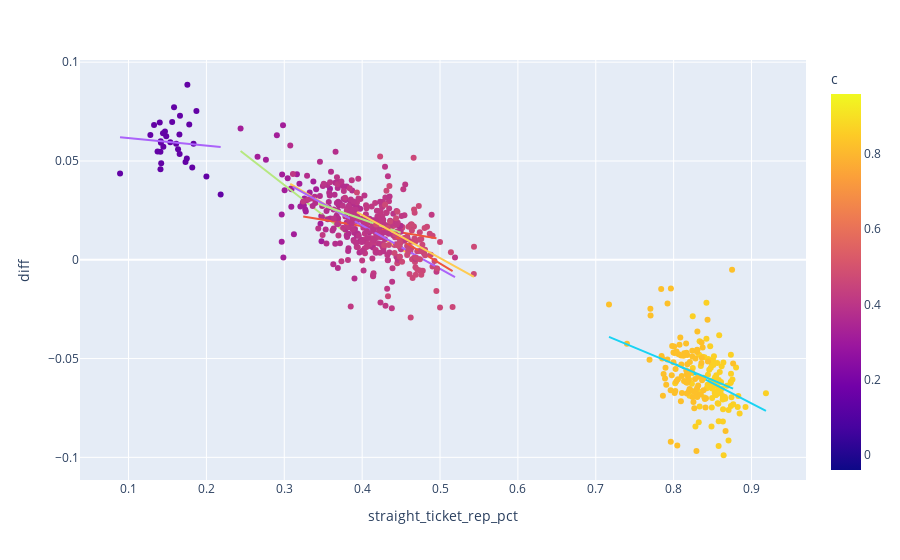

The notebook cell saved with this chart:
### Code cell
NUM_CANDIDATES = 1
traces = []
for i in range(10):
    all = []
    P_REPUBLICAN = np.random.uniform(.1,.9)
    P_PARTISAN = np.random.uniform(.9,.9)
    TRUMP_PENALTY = 0
    print(
        "P_REP", P_REPUBLICAN,
        "\nP_PART", P_PARTISAN,
        "\n "
    )
    for precinct in range(int(np.random.uniform(30, 100))):
        num_voters = int(np.random.uniform(100, 1000))
        votes = pd.DataFrame(data = {"is_republican":
            np.random.binomial(1, P_REPUBLICAN, num_voters)
                             }).round()
        votes['party_votes'] = np.random.binomial(n=NUM_CANDIDATES, size=[num_voters], p=P_PARTISAN)
        votes['republican_votes'] = (
            votes['party_votes'] * votes['is_republican'] + 
            (NUM_CANDIDATES - votes['party_votes']) * (1 - votes['is_republican'])
        )
        votes['is_straight_ticket_rep'] = votes["republican_votes"] == NUM_CANDIDATES
        votes['is_straight_ticket_dem'] = votes["republican_votes"] == 0
        votes['party_president'] = np.random.binomial(n=1, size=[num_voters], p=P_PARTISAN)
        votes['republican_president'] = (
            votes['party_president'] * votes['is_republican'] + 
            (1 - votes['party_president']) * (1 - votes['is_republican'])
        )
        votes['is_straight_ticket_rep'] = votes['is_straight_ticket_rep'] * votes['republican_president']
        votes['is_straight_ticket_dem'] = votes['is_straight_ticket_dem'] * (1 - votes['republican_president'])
        totals = votes.sum()
        totals['is_straight_ticket'] = totals['is_straight_ticket_rep'] + totals['is_straight_ticket_dem']
        totals['straight_ticket_rep_pct'] = totals['is_straight_ticket_rep'] / totals['is_straight_ticket']
        totals['rep_pres_pct'] = totals['republican_president'] / num_voters
        totals['diff'] = totals['rep_pres_pct'] - totals['straight_ticket_rep_pct']
        all.append(pd.DataFrame(totals).T)
    all = pd.concat(all)
    all['c'] = P_REPUBLICAN
    traces.append(px.scatter(all, x='straight_ticket_rep_pct', y='diff', trendline="ols", color="c"))
fig = traces.pop()
for trace in traces:
    fig.add_trace(trace.data[0])
    fig.add_trace(trace.data[1])
fig.show()
